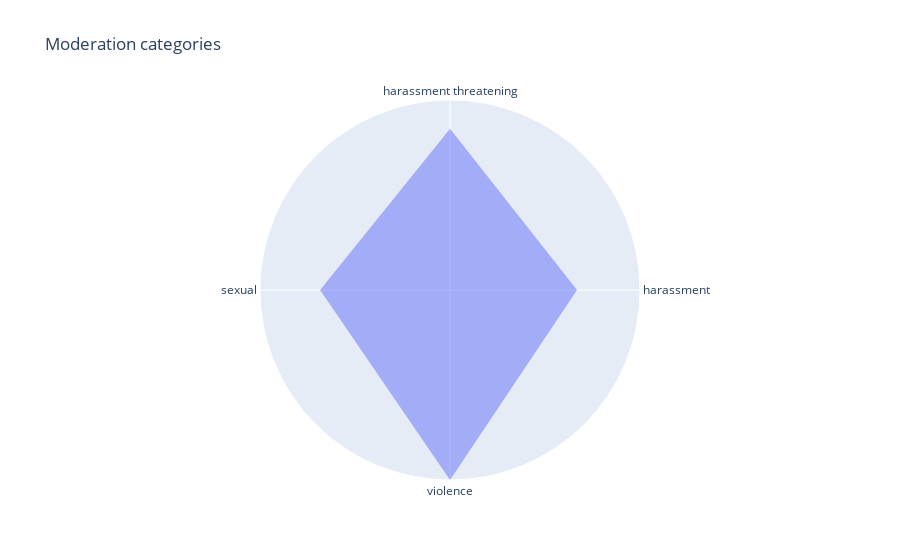

Notebook code for this chart:
### Code cell
plot_parsed_moderation(parsed_moderation_1)

### Figure 1 — Plotly figure (JSON) as saved in the notebook; plotly's stock layout.template omitted (floating-point values rounded to 4 significant figures)
{"data": [{"fill": "toself", "mode": "none", "r": [0.6456, 0.8197, 0.6601, 0.9654], "theta": ["harassment", "harassment threatening", "sexual", "violence"], "type": "scatterpolar"}], "layout": {"polar": {"radialaxis": {"range": [0, "auto"], "visible": false}}, "showlegend": false, "title": {"text": "Moderation categories"}}}
